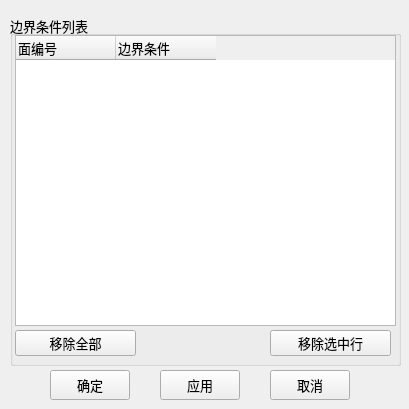
<?xml version="1.0" encoding="UTF-8"?>
<ui version="4.0">
 <class>frmEM</class>
 <widget class="QMainWindow" name="frmEM">
  <property name="geometry">
   <rect>
    <x>0</x>
    <y>0</y>
    <width>409</width>
    <height>409</height>
   </rect>
  </property>
  <property name="font">
   <font>
    <pointsize>10</pointsize>
   </font>
  </property>
  <property name="windowTitle">
   <string>物理场-电磁</string>
  </property>
  <widget class="QWidget" name="centralwidget">
   <widget class="QGroupBox" name="groupBox_2">
    <property name="geometry">
     <rect>
      <x>10</x>
      <y>15</y>
      <width>391</width>
      <height>351</height>
     </rect>
    </property>
    <property name="title">
     <string>边界条件列表</string>
    </property>
    <widget class="QTableWidget" name="tbFaces">
     <property name="geometry">
      <rect>
       <x>5</x>
       <y>20</y>
       <width>381</width>
       <height>291</height>
      </rect>
     </property>
     <column>
      <property name="text">
       <string>面编号</string>
      </property>
      <property name="textAlignment">
       <set>AlignJustify|AlignVCenter</set>
      </property>
     </column>
     <column>
      <property name="text">
       <string>边界条件</string>
      </property>
      <property name="textAlignment">
       <set>AlignJustify|AlignVCenter</set>
      </property>
     </column>
    </widget>
    <widget class="QToolButton" name="btnClear">
     <property name="geometry">
      <rect>
       <x>5</x>
       <y>315</y>
       <width>121</width>
       <height>26</height>
      </rect>
     </property>
     <property name="text">
      <string>移除全部</string>
     </property>
    </widget>
    <widget class="QPushButton" name="btnRemove">
     <property name="geometry">
      <rect>
       <x>260</x>
       <y>315</y>
       <width>121</width>
       <height>26</height>
      </rect>
     </property>
     <property name="text">
      <string>移除选中行</string>
     </property>
    </widget>
   </widget>
   <widget class="QToolButton" name="btnApply">
    <property name="geometry">
     <rect>
      <x>160</x>
      <y>370</y>
      <width>80</width>
      <height>30</height>
     </rect>
    </property>
    <property name="text">
     <string>应用</string>
    </property>
   </widget>
   <widget class="QPushButton" name="btnOK">
    <property name="geometry">
     <rect>
      <x>50</x>
      <y>370</y>
      <width>80</width>
      <height>30</height>
     </rect>
    </property>
    <property name="text">
     <string>确定</string>
    </property>
   </widget>
   <widget class="QToolButton" name="btnClose">
    <property name="geometry">
     <rect>
      <x>270</x>
      <y>370</y>
      <width>80</width>
      <height>30</height>
     </rect>
    </property>
    <property name="text">
     <string>取消</string>
    </property>
   </widget>
  </widget>
 </widget>
 <resources/>
 <connections/>
</ui>
